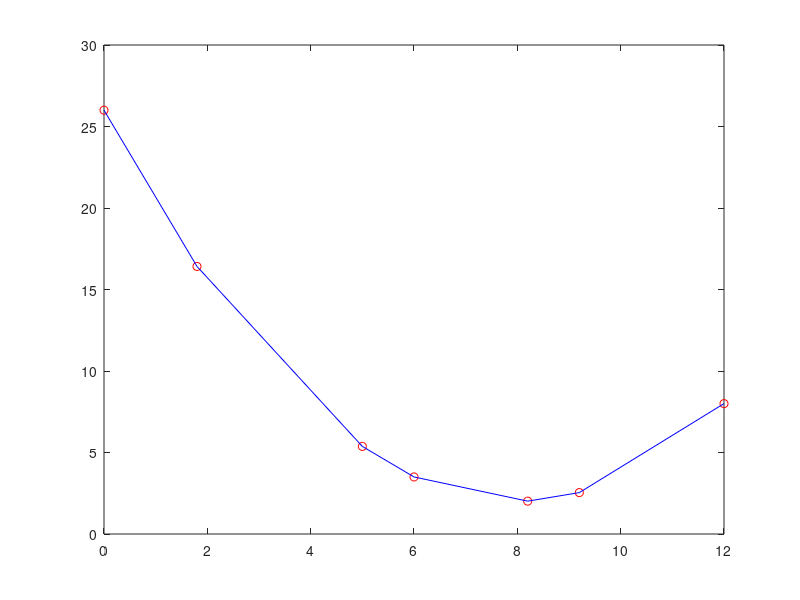

Source code (MATLAB):
x =[0 1.8 5 6 8.2 9.2 12];
y = [26 16.415 5.375 3.5 2.015 2.54 8];
p = polyfit(x, y, 6);
plot(x, y, 'ro');
hold on
o = polyval(p, x);
plot(x, o, 'b-');
s = polyval(p, 3.5);
display(s);